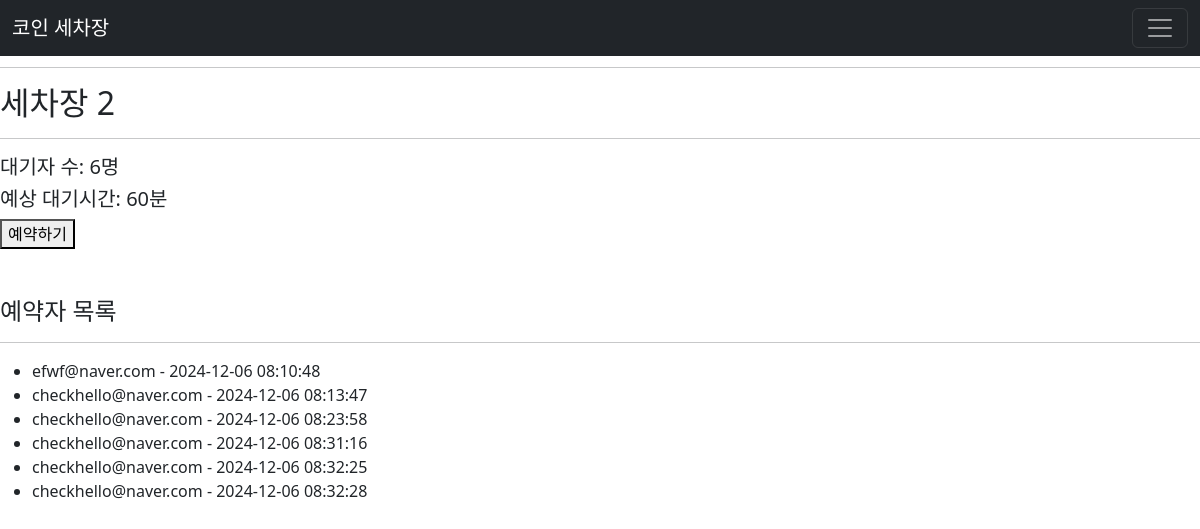
The app's page /car_wash_reservation/2 with its own data.
### usage_DB.py (models this page shows)
class CarWash2(db.Model):
    __tablename__ = "carwash2"
    id = db.Column(db.Integer, primary_key=True)
    user_mail = db.Column(db.String(50), db.ForeignKey('user.mail_address'),
                          nullable=False)
    reservation_date = db.Column(db.DateTime, default=datetime.utcnow,
                                 nullable=True, unique=False)

### app.py (the view)
@app.route('/car_wash_reservation/<int:car_wash_id>', methods=['GET', 'POST'])
@app.route('/car_wash/<int:car_wash_id>', methods=['GET', 'POST'])
def car_wash_reservation(car_wash_id):
    car_wash_model = CAR_WASH_MODELS.get(car_wash_id)
    if not car_wash_model:
        return "세차장 정보가 없습니다.", 404
    if request.method == 'POST':
        if 'user_mail' in session:
            email = session['user_mail']
            session['reserved_car_wash_id'] = car_wash_id
            print(f"세차장 {car_wash_id} 예약완료")
            return redirect(url_for('reservation_complete'))
        else:
            reservation_status = "로그인이 필요합니다."
    else:
        reservation_status = None
    waiting_info = get_waiting_info(car_wash_id)
    reservations = (db.session.query(car_wash_model.user_mail,
                                     car_wash_model.reservation_date).all())
    return render_template("car_wash.html",
                           waiting_count=waiting_info["waiting_count"],
                           wait_time=waiting_info["wait_time"],
                           car_wash_id=car_wash_id,
                           reservations=reservations,
                           reservation_status=reservation_status)

### app.py (called while the page is built)
def get_waiting_info(car_wash_id):
    car_wash_model = CAR_WASH_MODELS.get(car_wash_id)
    if not car_wash_model:
        return {"waiting_count": 0, "wait_time": 0}
    waiting_count = db.session.query(car_wash_model).count()
    wait_time = waiting_count * 10  # 한 사람당 대기 시간 10분으로 계산
    return {"waiting_count": waiting_count, "wait_time": wait_time}

### templates/car_wash.html (shortened to what this page needs)
{% extends "base.html" %}
{% block content %}
  <h2>세차장 {{ car_wash_id }} </h2> <hr>
  <div>
    <h5>대기자 수: <span id="waiting_count">{{ waiting_count }}</span>명</h5>
    <h5>예상 대기시간: <span id="wait_time">{{ wait_time }}</span>분</h5>
  </div>
  <form action="{{ url_for('car_wash_reservation', car_wash_id=car_wash_id)}}"
        method="POST">
    <button type="submit" >예약하기</button>
  </form>
  <br>
  <br>
  <h4>예약자 목록</h4><hr>
  <ul>
    {% for reservation in reservations %}
    <li>{{ reservation.user_mail }} - {{ reservation.reservation_date.strftime
    ('%Y-%m-%d %H:%M:%S') }}</li>
    {% endfor %}
  </ul>
{% endblock %}

### records on screen
CarWash2: user_mail "efwf@naver.com", reservation_date "2024-12-06 08:10:48"
CarWash2: user_mail "checkhello@naver.com", reservation_date "2024-12-06 08:13:47"
CarWash2: user_mail "checkhello@naver.com", reservation_date "2024-12-06 08:23:58"
CarWash2: user_mail "checkhello@naver.com", reservation_date "2024-12-06 08:31:16"
CarWash2: user_mail "checkhello@naver.com", reservation_date "2024-12-06 08:32:25"
CarWash2: user_mail "checkhello@naver.com", reservation_date "2024-12-06 08:32:28"

### other values on screen
{{ car_wash_id }} "2"
{{ waiting_count }} "6"
{{ wait_time }} "60"
